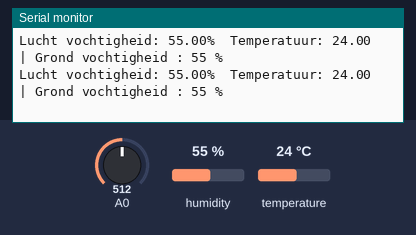
Bench run of a sketch on a simulated Arduino Uno, built with avr-gcc and run on an emulated ATmega328P. Shown: the last lines printed to the serial monitor. Inputs (shaded band) come from the test bench; at power-on: A0 = 512, humidity 55 %, temperature 24 °C.

Above: at 13.8 s.
13.9 s: A0 set to 120
At 15.7 s:
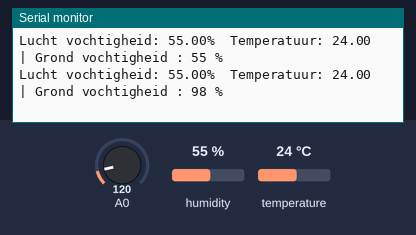
20.3 s: A0 set to 103
At 21.4 s:
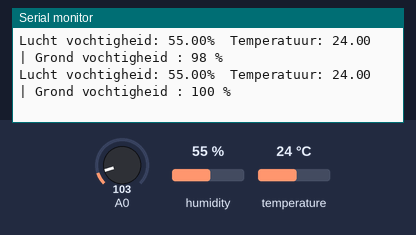
Timing chart, 0 to 23.3 s (numbered marks = the images above; inputs shaded):
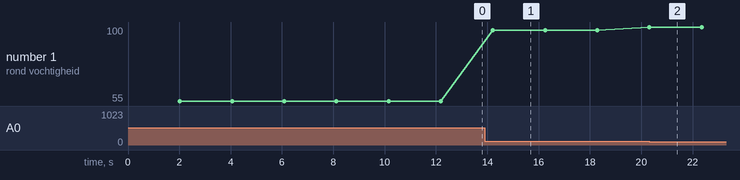

The sketch:

Gecombineerd_Cap_DHT11_Sensors.ino
```cpp
#include "DHT.h"

#define DHTPIN 4        // Digital pin verbonden met DHT11 uitgang
#define DHTTYPE DHT11   // DHT 11

//Variabelen voor Cap Sensor
const int dry = 1000; // waarde bij droge sensor
const int wet = 100;  // waarde bij sensor in water

int sensorVal;
int percentageHumididy;

//Variabelen voor DHT11 lucht vochtigheid sensor
DHT dht(DHTPIN, DHTTYPE);

void setup() {
  Serial.begin(9600);
  Serial.println("DHT11 lucht vochtigheid sensor + Capacitieve bodem sensor.");
  dht.begin();
}

void loop() {

  // *** Code voor DHT11 sensor ***
  delay(2000);  //Wacht 2 sec
  float Lucht_Vochtigheid = dht.readHumidity();
  float Temperatuur = dht.readTemperature(); //Temeperatuur in graden Celsius

  // Controleer de integriteit van de sensor meetdata
  if (isnan(Lucht_Vochtigheid) || isnan(Temperatuur)) {
    Serial.println(F("Fout tijdens uitlezen van de DHT sensor!"));
    return;
  }

  Serial.print("Lucht vochtigheid: ");
  Serial.print(Lucht_Vochtigheid);
  Serial.print("%  Temperatuur: ");
  Serial.print(Temperatuur);

  // *** Code voor Capacitieve bodem sensor ***
  sensorVal = analogRead(A0);
  percentageHumididy = map(sensorVal, wet, dry, 100, 0);
  Serial.print(" | Grond vochtigheid : ");
  Serial.print(percentageHumididy);
  Serial.println(" %");
}
```

Measured:
- after the input at 13.9 s, the serial monitor: prints a new line after 0.32 s (image 1)
- after the input at 20.3 s, the serial monitor: prints a new line at once (image 2)
- plotted number 1: 55 → 98 after the input at 13.9 s, 98 → 100 after the input at 20.3 s
